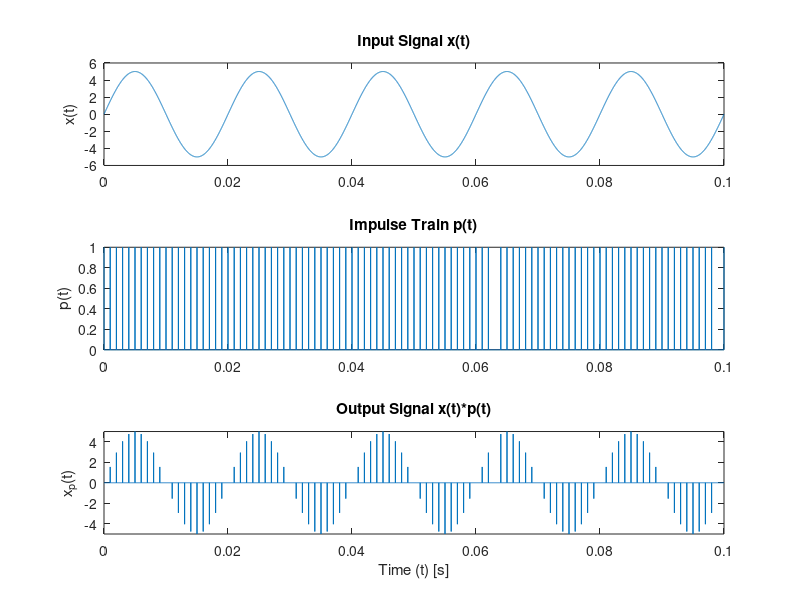

This chart was generated by the following MATLAB code:
%Under Sampling 48Hz
Fs=100000;
fs=48;
t=0:1/Fs:1;
w0=2*pi*50;
x=5*sin(w0*t);
subplot(3,1,1);
plot(t,x);
title("Input Signal x(t)");
ylabel("x(t)");
impt=(1+square(2*pi*fs*t,0.1))/2;
subplot(3,1,2);
plot(t,impt);
title("Impulse Train p(t)");
ylabel("p(t)");
subplot(3,1,3);
xp=x.*impt;
plot(t,xp);
title("Output Signal x(t)*p(t)");
xlabel("Time (t) [s]");
ylabel("x_{p}(t)");
ylim([-5,5]);


%Nyquist Sampling 2*50=100Hz
Fs=100000;
fs=100;
t=0:1/Fs:1;
w0=2*pi*50;
x=5*sin(w0*t);
subplot(3,1,1);
plot(t,x);
title("Input Signal x(t)");
ylabel("x(t)");
impt=(1+square(2*pi*fs*t,0.1))/2;
subplot(3,1,2);
plot(t,impt);
title("Impulse Train p(t)");
ylabel("p(t)");
subplot(3,1,3);
xp=x.*impt;
plot(t,xp);
title("Output Signal x(t)*p(t)");
xlabel("Time (t) [s]");
ylabel("x_{p}(t)");
ylim([-5,5]);


%Over Sampling 1000Hz
Fs=100000;
fs=1000;
t=0:1/Fs:0.1;
w0=2*pi*50;
x=5*sin(w0*t);
subplot(3,1,1);
plot(t,x);
title("Input Signal x(t)");
ylabel("x(t)");
impt=(1+square(2*pi*fs*t,0.1))/2;
subplot(3,1,2);
plot(t,impt);
title("Impulse Train p(t)");
ylabel("p(t)");
subplot(3,1,3);
xp=x.*impt;
plot(t,xp);
title("Output Signal x(t)*p(t)");
xlabel("Time (t) [s]");
ylabel("x_{p}(t)");
ylim([-5,5]);